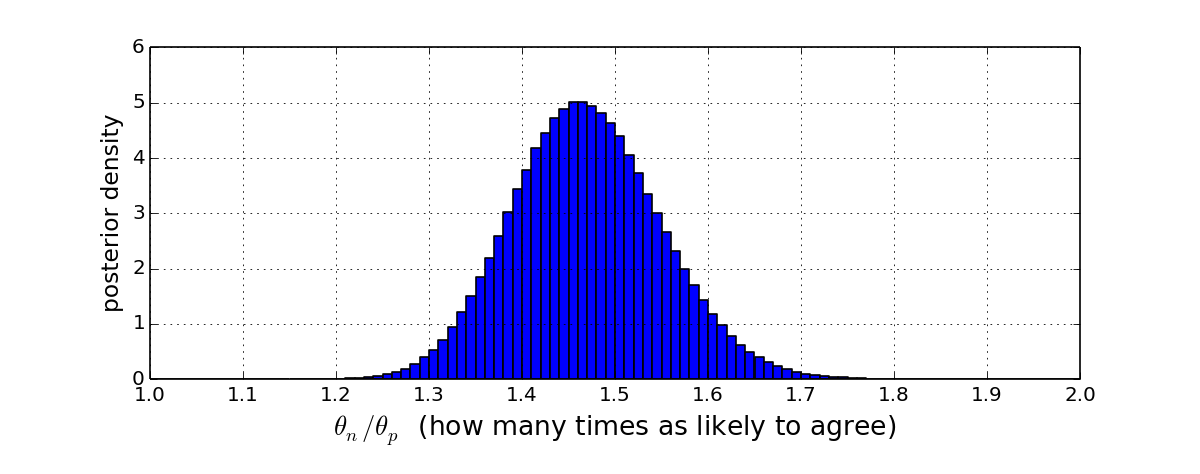

Generate this figure with Julia:
module Protestant

using PyPlot, Distributions
draw_now() = (pause(0.001); get_current_fig_manager()[:window][:raise_]())


#\btheta_p^{(1)}\,\dotsc,\btheta_p^{(N)}\sim \Beta(354,659)\\
#\btheta_n^{(1)}\,\dotsc,\btheta_n^{(N)}\sim \Beta(442,420)

N = 10^6
theta_p = rand(Beta(354,659),N)
theta_n = rand(Beta(442,420),N)
x = theta_n./theta_p

lower,upper = 1,2

# Histograms
figure(1,figsize=(10,4)); clf(); hold(true)
edges = [lower:0.01:upper]
ticks = lower:0.1:upper
#plt.hist(x,100)
edges,cx = hist(x,edges)
bar(edges[1:end-1],cx./(N*diff(edges)),diff(edges))
xlabel("\$\\theta_n/\\theta_p\$  (how many times as likely to agree)",fontsize=16)
ylabel("posterior density",fontsize=14)
subplots_adjust(bottom = 0.2)
xticks(ticks)
xlim(minimum(ticks),maximum(ticks))
ylim(0,6)
grid(true)
#legend(loc=6,numpoints=1,labelspacing=0.1,fontsize=15) #names,fontsize=fontsize,numpoints=1,ncol=ncol)
draw_now()
savefig("Protestant.png",dpi=120)


end

